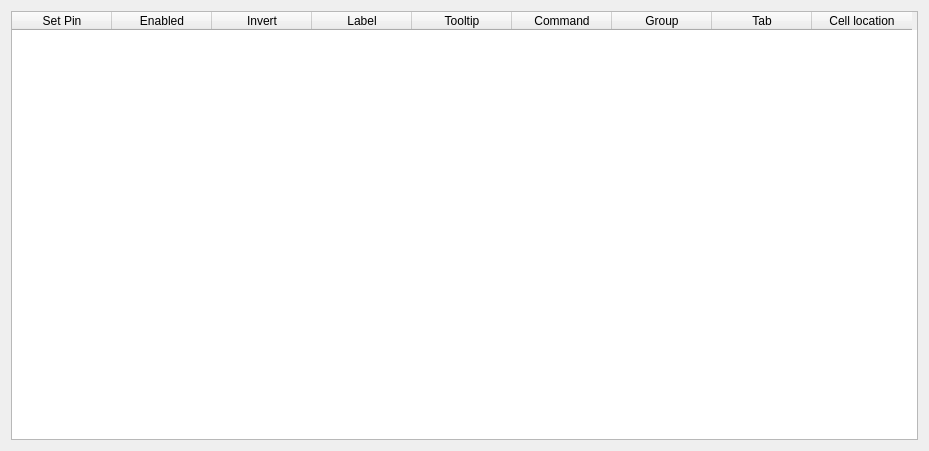
<?xml version="1.0" encoding="UTF-8"?>
<ui version="4.0">
 <class>PIC32CXEditorView</class>
 <widget class="QWidget" name="PIC32CXEditorView">
  <property name="geometry">
   <rect>
    <x>0</x>
    <y>0</y>
    <width>929</width>
    <height>451</height>
   </rect>
  </property>
  <property name="windowTitle">
   <string>Form</string>
  </property>
  <layout class="QVBoxLayout" name="verticalLayout">
   <item>
    <widget class="QTableWidget" name="_pic32CXTable">
     <attribute name="verticalHeaderVisible">
      <bool>false</bool>
     </attribute>
     <column>
      <property name="text">
       <string>Set Pin</string>
      </property>
     </column>
     <column>
      <property name="text">
       <string>Enabled</string>
      </property>
     </column>
     <column>
      <property name="text">
       <string>Invert</string>
      </property>
     </column>
     <column>
      <property name="text">
       <string>Label</string>
      </property>
     </column>
     <column>
      <property name="text">
       <string>Tooltip</string>
      </property>
     </column>
     <column>
      <property name="text">
       <string>Command</string>
      </property>
     </column>
     <column>
      <property name="text">
       <string>Group</string>
      </property>
     </column>
     <column>
      <property name="text">
       <string>Tab</string>
      </property>
     </column>
     <column>
      <property name="text">
       <string>Cell location</string>
      </property>
     </column>
    </widget>
   </item>
  </layout>
 </widget>
 <resources/>
 <connections/>
</ui>
